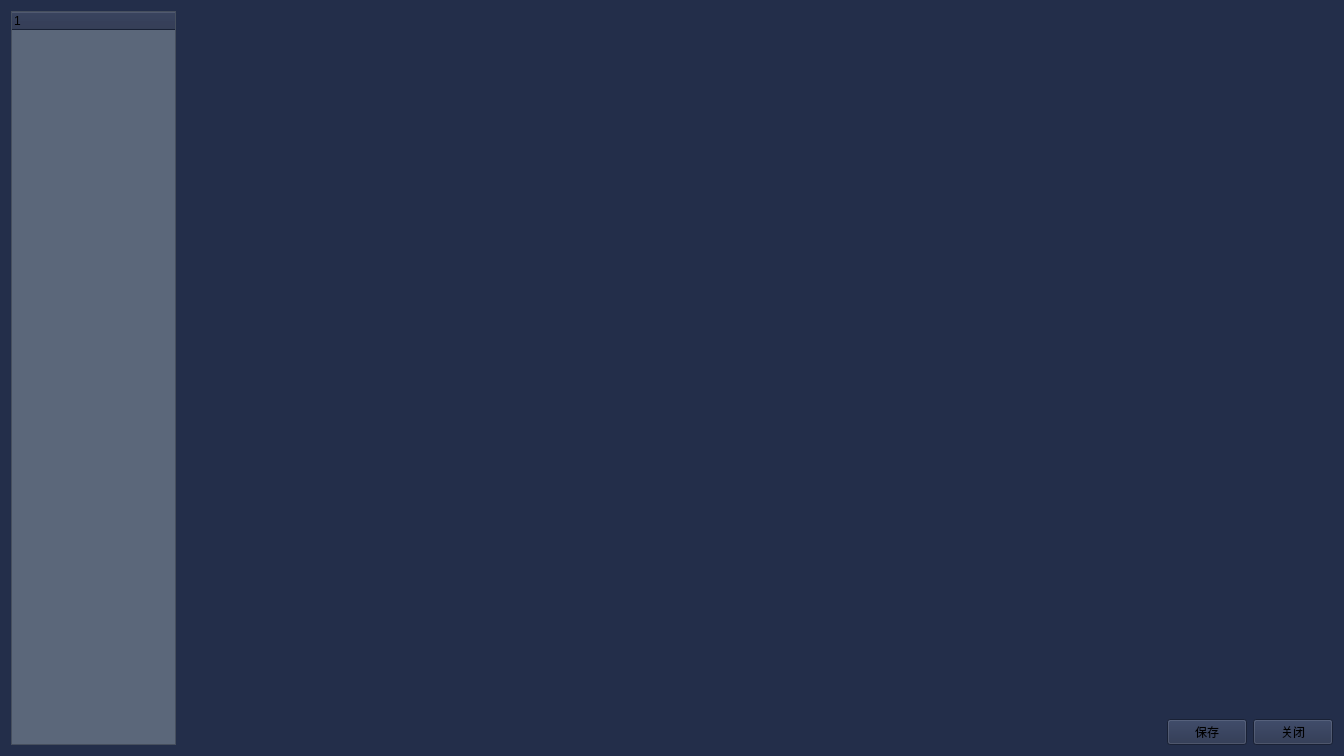
<?xml version="1.0" encoding="UTF-8"?>
<ui version="4.0">
 <class>SecondMotionControlDialog</class>
 <widget class="QWidget" name="SecondMotionControlDialog">
  <property name="geometry">
   <rect>
    <x>0</x>
    <y>0</y>
    <width>1344</width>
    <height>756</height>
   </rect>
  </property>
  <property name="windowTitle">
   <string>Form</string>
  </property>
  <property name="styleSheet">
   <string notr="true">background-color: #232e4a;</string>
  </property>
  <layout class="QHBoxLayout" name="horizontalLayout" stretch="1,7">
   <item>
    <widget class="QTreeWidget" name="treeWidget">
     <property name="sizePolicy">
      <sizepolicy hsizetype="Expanding" vsizetype="Expanding">
       <horstretch>0</horstretch>
       <verstretch>0</verstretch>
      </sizepolicy>
     </property>
     <property name="styleSheet">
      <string notr="true">QTreeWidget{
    background-color: #5B677A;
 
    /* set the font properties*/
    font-size:17px;
    color: white;
}</string>
     </property>
     <column>
      <property name="text">
       <string notr="true">1</string>
      </property>
     </column>
    </widget>
   </item>
   <item>
    <layout class="QVBoxLayout" name="verticalLayout">
     <item>
      <widget class="QStackedWidget" name="contentStackWidget">
       <property name="sizePolicy">
        <sizepolicy hsizetype="Expanding" vsizetype="Expanding">
         <horstretch>0</horstretch>
         <verstretch>0</verstretch>
        </sizepolicy>
       </property>
       <property name="font">
        <font>
         <family>Microsoft YaHei UI</family>
        </font>
       </property>
       <property name="focusPolicy">
        <enum>Qt::StrongFocus</enum>
       </property>
      </widget>
     </item>
     <item>
      <layout class="QHBoxLayout" name="horizontalLayout_3">
       <item>
        <spacer name="horizontalSpacer_2">
         <property name="orientation">
          <enum>Qt::Horizontal</enum>
         </property>
         <property name="sizeHint" stdset="0">
          <size>
           <width>40</width>
           <height>20</height>
          </size>
         </property>
        </spacer>
       </item>
       <item>
        <widget class="QPushButton" name="okBtn">
         <property name="text">
          <string>保存</string>
         </property>
        </widget>
       </item>
       <item>
        <widget class="QPushButton" name="cancelBtn">
         <property name="text">
          <string>关闭</string>
         </property>
        </widget>
       </item>
      </layout>
     </item>
    </layout>
   </item>
  </layout>
 </widget>
 <resources/>
 <connections/>
</ui>
